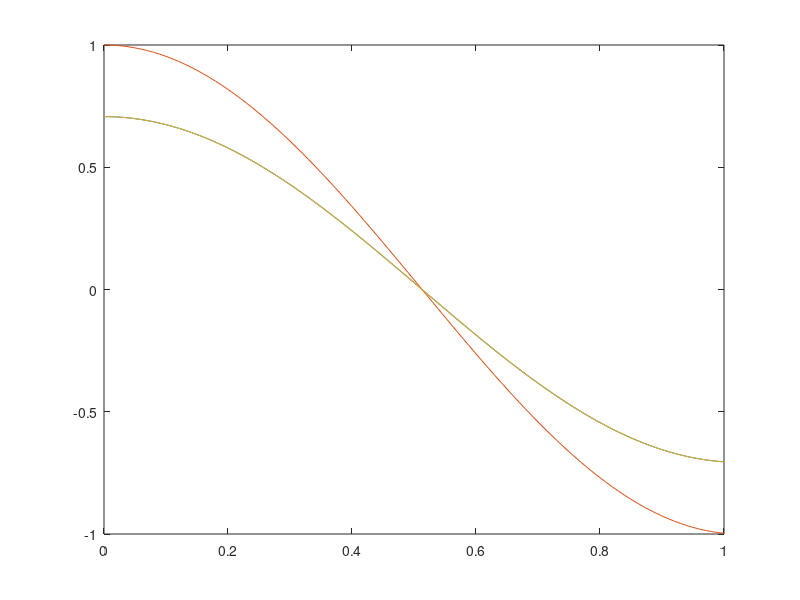

Reproduce this figure in MATLAB.
# Ejercicio 27 integrador. Página 114
# Es de segundo orden en 'x' y en primer orden en 't'
# usando diferencia central

function diferencia_central


    L = 1.0;
    c = 1.0;
    dt = 0.01;
    dx = L / 4;

    # Discretizamos en 5 puntos
    x = 0.0 : dx : L
    t = 0.0 : dt : 1.0;

    l = -c * c /  (dx * dx);
    K = [-2, 1, 0; 1, -2, 1; 0, 1, -2];

    # Condiciones iniciales
    u_0 = [sin(pi * x(2) / L); sin(pi * x(3) / L); sin(pi * x(4) / L)];
    du_0 = [0; 0; 0];

    # Diferencia central
    start_prev = u_0 - dt * du_0 - dt * dt * 0.5 * l * K * u_0;

    u = [start_prev, u_0];

    for i = 2 : length(t)
        previous = u(:, i - 1);
        current = u(:, i);

        u(:, i + 1) = (2.0 * eye(3) - dt * dt * l * K) * current - previous;
    end

    plot(t, u(:, 2 : length(u)))

endfunction
